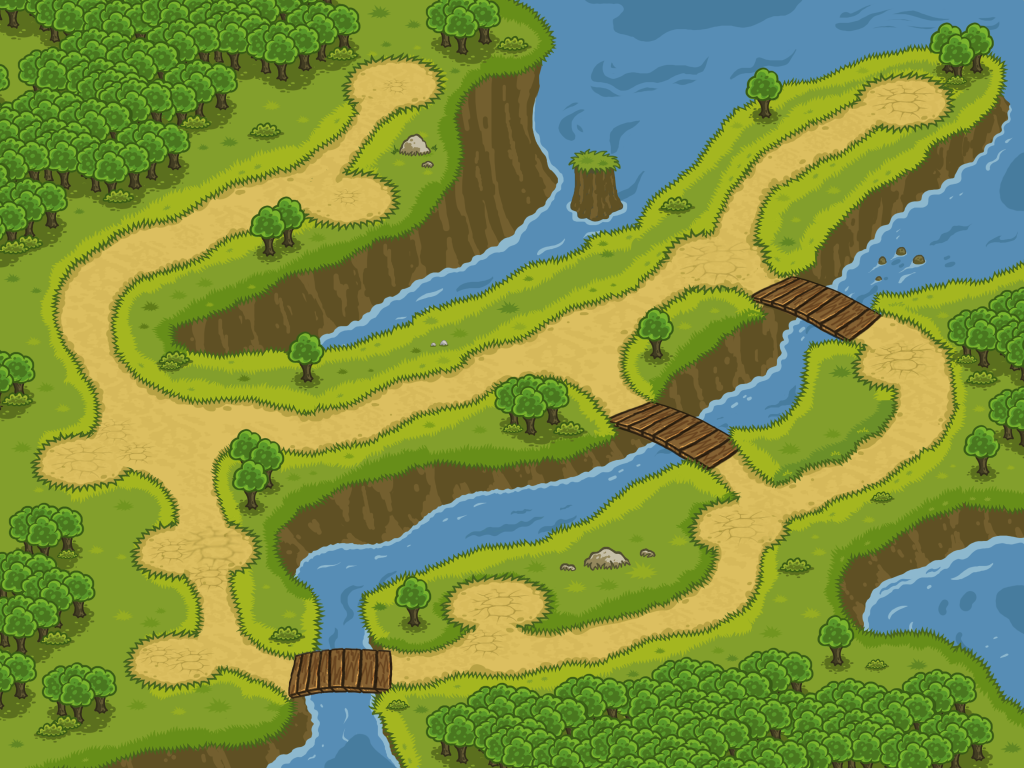

Rendered tile map (Tiled .tmx) drawn with the repository's tilesets; below, a short description and the map source with its tile grids summarised:
An orthogonal 1x1 tile map with 1024x768 px tiles, 1 tile layer (back) and 23 objects (0, 1, 2, 3, 4, ...).

<map version="1.0" orientation="orthogonal" width="1" height="1" tilewidth="1024" tileheight="768">
 <properties>
  <property name="gameType" value="killAll" />
 </properties>
 <tileset firstgid="1" name="map0" tilewidth="1024" tileheight="768">
  <image source="map0.png" width="1024" height="768" />
 </tileset>
 <layer name="back" width="1" height="1">
  <data>[1 cells, 1 non-empty, 1 distinct tile ids]</data>
 </layer>
 <objectgroup name="roads" width="1" height="1">
  <object x="389" y="95">
   <properties>
    <property name="dstTower" value="1" />
    <property name="srcTower" value="0" />
   </properties>
   <polyline points="0,0 -17,6 -24,27 -52,51 -64,73 -54,100" />
  </object>
  <object x="331" y="204">
   <properties>
    <property name="dstTower" value="2" />
    <property name="srcTower" value="1" />
   </properties>
   <polyline points="0,0 -36,-12 -88,-3 -120,19 -179,42 -209,61 -238,83 -250,116 -242,139 -218,183 -204,190 -184,220 -197,235 -207,248 -229,249" />
  </object>
  <object x="193" y="657">
   <properties>
    <property name="dstTower" value="3" />
    <property name="srcTower" value="4" />
   </properties>
   <polyline points="0,0 28,-8 34,-36 27,-59 12,-81 14,-100" />
  </object>
  <object x="198" y="548">
   <properties>
    <property name="dstTower" value="2" />
    <property name="srcTower" value="3" />
   </properties>
   <polyline points="0,0 2,-38 -6,-59 -27,-86 -30,-102 -54,-105 -94,-104" />
  </object>
  <object x="205" y="656">
   <properties>
    <property name="dstTower" value="5" />
    <property name="srcTower" value="4" />
   </properties>
   <polyline points="0,0 30,-5 48,2 70,12 96,16 120,16 143,14 170,14 210,15 227,13 257,4 281,0 292,-11 288,-33 291,-42" />
  </object>
  <object x="92" y="453">
   <properties>
    <property name="dstTower" value="6" />
    <property name="srcTower" value="2" />
   </properties>
   <polyline points="0,0 34,-14 72,-17 95,-19 113,-28 136,-32 170,-31 195,-26 218,-25 264,-25 278,-34 290,-48 315,-48 337,-56 374,-68 403,-91 444,-93 486,-110" />
  </object>
  <object x="499" y="623">
   <properties>
    <property name="dstTower" value="7" />
    <property name="srcTower" value="5" />
   </properties>
   <polyline points="0,0 14,20 39,28 72,27 112,12 154,2 165,-7 198,-13 222,-32 238,-50 238,-72 239,-96" />
  </object>
  <object x="755" y="513">
   <properties>
    <property name="dstTower" value="6" />
    <property name="srcTower" value="7" />
   </properties>
   <polyline points="0,0 -11,-28 -44,-57 -49,-77 -78,-80 -102,-93 -136,-108 -145,-123 -162,-136 -158,-169" />
  </object>
  <object x="768" y="512">
   <properties>
    <property name="dstTower" value="9" />
    <property name="srcTower" value="7" />
   </properties>
   <polyline points="0,0 32,-19 65,-36 95,-44 136,-74 142,-89 138,-111 153,-134 148,-151" />
  </object>
  <object x="894" y="353">
   <properties>
    <property name="dstTower" value="8" />
    <property name="srcTower" value="9" />
   </properties>
   <polyline points="0,0 -23,-21 -56,-37 -96,-46 -106,-64 -132,-70 -164,-90" />
  </object>
  <object x="603" y="333">
   <properties>
    <property name="dstTower" value="8" />
    <property name="srcTower" value="6" />
   </properties>
   <polyline points="0,0 28,-27 57,-43 68,-63 95,-77 116,-77" />
  </object>
  <object x="727" y="251">
   <properties>
    <property name="dstTower" value="10" />
    <property name="srcTower" value="8" />
   </properties>
   <polyline points="0,0 7,-34 15,-40 24,-60 43,-77 57,-91 73,-99 100,-111 130,-131 163,-154" />
  </object>
 </objectgroup>
 <objectgroup name="towers" width="1" height="1">
  <object name="0" x="394" y="88">
   <properties>
    <property name="neighbours" value="1" />
   </properties>
   <ellipse />
  </object>
  <object name="1" x="349" y="204">
   <properties>
    <property name="neighbours" value="0,2" />
   </properties>
   <ellipse />
  </object>
  <object name="2" x="73" y="458">
   <properties>
    <property name="neighbours" value="1,3,6" />
   </properties>
   <ellipse />
  </object>
  <object name="3" x="200" y="553">
   <properties>
    <property name="neighbours" value="2,4" />
   </properties>
   <ellipse />
  </object>
  <object name="4" x="174" y="657">
   <properties>
    <property name="neighbours" value="3,5" />
   </properties>
   <ellipse />
  </object>
  <object name="5" x="495" y="607">
   <properties>
    <property name="neighbours" value="4,7" />
   </properties>
   <ellipse />
  </object>
  <object name="6" x="583" y="343">
   <properties>
    <property name="neighbours" value="2,7,8" />
   </properties>
   <ellipse />
  </object>
  <object name="7" x="739" y="527">
   <properties>
    <property name="neighbours" value="5,6,9" />
   </properties>
   <ellipse />
  </object>
  <object name="8" x="712" y="259">
   <properties>
    <property name="neighbours" value="6,9,10" />
   </properties>
   <ellipse />
  </object>
  <object name="9" x="901" y="357">
   <properties>
    <property name="neighbours" value="7,8" />
   </properties>
   <ellipse />
  </object>
  <object name="10" x="900" y="102">
   <properties>
    <property name="neighbours" value="8" />
   </properties>
   <ellipse />
  </object>
 </objectgroup>
</map>